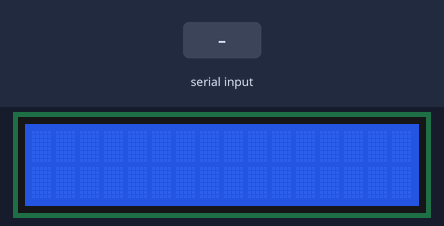
Simulated run of this sketch. Board: Arduino Uno, built with avr-gcc and run on an emulated ATmega328P. On the bench: 16×2 character LCD. Inputs (shaded band) come from the test bench. What the sketch prints to the serial monitor is not drawn.

Above: at 1.2 s.
1.3 s: "30,150\n" received over the second serial link
At 2.0 s:
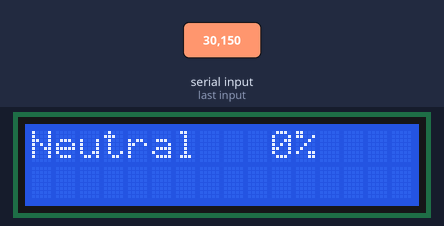
2.8 s: "200\n" received over the second serial link
At 4.0 s:
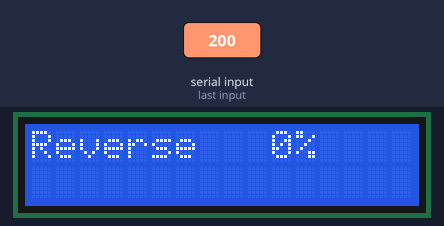
4.3 s: "3" received over the second serial link
At 5.3 s:
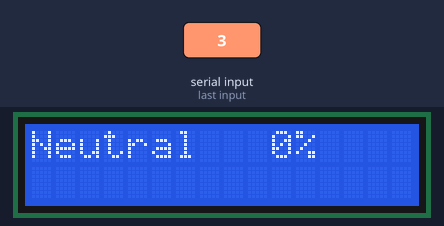
Timing chart, 0 to 7.3 s (numbered marks = the images above; inputs shaded):
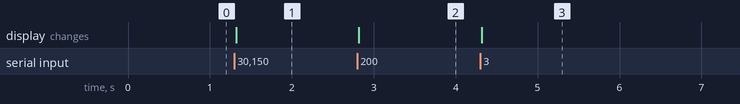

Measured:
- after the input at 1.3 s, the display: changes at once (image 1)
- after the input at 2.8 s, the display: changes at once (image 2)
- after the input at 4.3 s, the display: changes at once (image 3)

The sketch:

Slave.ino
```cpp
#include <LiquidCrystal.h>
#include <SoftwareSerial.h>

#define RxD 11
#define TxD 9
char recvChar;                                        //variable to store character received
char info[7];
String recvStr;
int recvInt;
int dutycycle;
int PWM;
int PWM1;
int PWM2;
int PWM3;
  //variable to store the series of received character
int i;
int x;
boolean blink;
const int rs = 6, en = 7, d4 = 5, d5 = 4, d6 = 3, d7 = 2;
LiquidCrystal lcd(rs, en, d4, d5, d6, d7);

SoftwareSerial slave(RxD,TxD);

void setup()
{
  Serial.begin(9600);
  slave.begin(9600);
  pinMode(RxD, INPUT);
  pinMode(TxD, OUTPUT);
   // set up the LCD's number of columns and rows:
  lcd.begin(16, 2);
  lcd.clear();
  lcd.setCursor(0, 1);      //column 0 row 1
  i=0;
}

void loop()
{

     if (slave.available())                            //if data is available from the master arduino
  {
    recvChar = slave.read();                        //store character received
    recvStr = String(recvStr + String(recvChar));   //concatenate the recvChar
  }

  else
    {
      recvStr.toCharArray(info, 7);

    PWM1 = info[2] -48 ;
    PWM2 = info[3] -48;
    PWM3 = info[4]-48;
    PWM = (PWM1*100) + (PWM2*10) + (PWM3);

    if (info[0]== '3' || info[5]=='0')
      {
        dutycycle=0;
      }
    else
      {
        dutycycle = map(PWM,0,255,100,0);
      }
    Serial.println(dutycycle);
    Serial.println(info);
    lcd.setCursor(10, 0);          //column 1 row 1
      recvStr ="";
    }

    lcd.setCursor(0, 0);
    switch (info[0])
    {
      case ('1'):
      {
        lcd.print("Forward   ");
        lcd.print(dutycycle);
        lcd.println("%     ");
        if (dutycycle >25 && info[1] =='0')
        {
            lcd.setCursor(0,1);
            lcd.print("Safety Belt!");
        }
        else
        {
            lcd.setCursor(0,1);
            lcd.print("                ");
        }
        break;

      }
      case ('2'):
      {
        lcd.print("Reverse   ");
        lcd.print(dutycycle);
        lcd.println("%     ");
        if (dutycycle >25 && info[1] =='0')
        {
            lcd.setCursor(0,1);
            lcd.print("Safety Belt!");
        }
        else
        {
            lcd.setCursor(0,1);
            lcd.print("                ");
        }
        break;
      }
      case ('3'):
      {
        lcd.print("Neutral   ");
        lcd.print(dutycycle);
        lcd.println("%     ");
        if (dutycycle >25 && info[1] =='0')
        {
            lcd.setCursor(0,1);
            lcd.print("Safety Belt!");
        }
        else
        {
            lcd.setCursor(0,1);
            lcd.print("                ");
        }
        break;
      }
    }
  }
```
